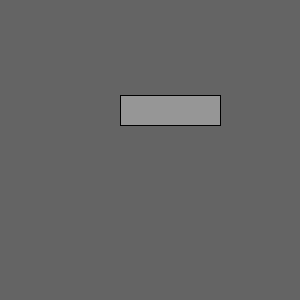
Frame 1 (no input)
Frame 60 (the mouse pressed at the canvas centre just before this capture): identical to frame 1, image omitted
Frame 120 (the mouse held since frame 60 and released just before this capture): identical to frame 1, image omitted

The Processing sketch that drew this single still picture (run headless with seeded random() and noise(); from frame 60 on, the mouse is pressed at the canvas centre):

// Processing sketch: sketch_181114a
// ── sketch_181114a.pde
// code 1 FA 18
// bryan ma

// this sketch creates a Button class that changes a 'pressed' boolean
// from false to true, and vice versa, when clicked on. pressing once
// is all that's needed to change the state. 

// create a different Button class that also has a 'pressed' boolean, 
// but unlike the other Button, the mouse needs to be held on the button
// in order to set it to true. releasing the mouse button or moving it off
// the button returns the boolean to false.

// finally, check in the sketch for the state of the buttons (see the 
// getButtonStatus() method for an example of how to access their state
// and create some kind of visual effect whenever the buttons are active. 


Button button;

void setup() {
  size(300, 300);
  button = new Button(120, 95, 100, 30);
}

void draw() {
  background(100);
  button.display();
  button.checkPressed();
  if(button.getButtonStatus()){
    background(255,0,0);
    button.display();
  }
  
}


class Button {
  boolean pressed, held;
  float x, y;
  float w, h;
  
  Button(float x, float y, float w, float h) {
    this.x = x;
    this.y = y;
    this.w = w;
    this.h = h;
  }
  
  void checkPressed() {
    if (mouseX > x && mouseX < x + w && mouseY > y && mouseY < y + h && mousePressed) {
      held = true;
    }else{
      held = false;
    }
    
  }
  
  void display() {
    if (held) {
      fill(240);
    } else {
      fill(150);
    }
    rect(x, y, w, h);
  }
  
  boolean getButtonStatus() {
    return held;
  }
}
